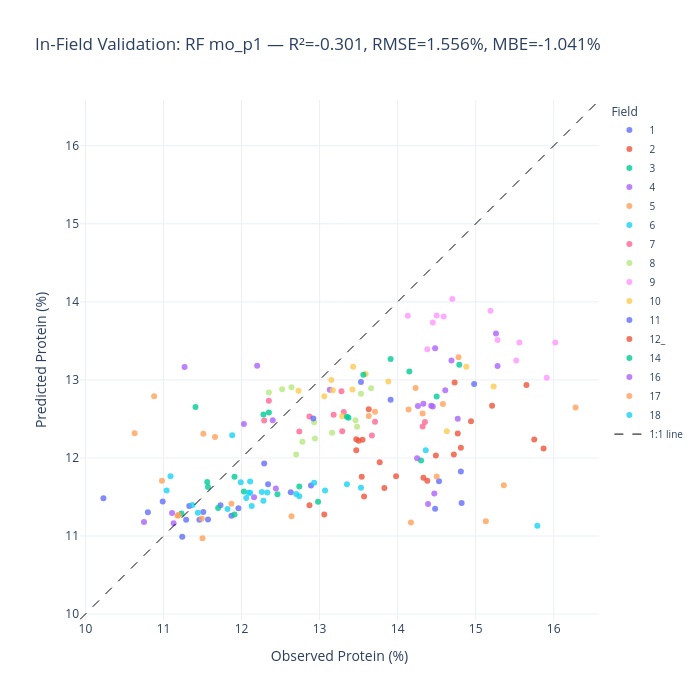

Notebook source saved alongside this figure:
### Markdown cell above
## 9. Visualizations

### Code cell
plot_df = results_df.copy()
plot_df['field_key'] = plot_df['field_key'].astype(str)

fig = px.scatter(
    plot_df,
    x='protein_pct', y='predicted',
    color='field_key',
    hover_data={'sample_key': True, 'protein_pct': ':.2f', 'predicted': ':.2f', 'residual': ':.2f'},
    labels={'protein_pct': 'Observed Protein (%)', 'predicted': 'Predicted Protein (%)', 'field_key': 'Field'},
    title=f'In-Field Validation: RF mo_p1 — R²={r2:.3f}, RMSE={rmse:.3f}%, MBE={mbe:.3f}%',
    template='plotly_white',
    opacity=0.8
)

# 1:1 line
all_vals = list(plot_df['protein_pct']) + list(plot_df['predicted'])
lim_min, lim_max = min(all_vals) - 0.3, max(all_vals) + 0.3
fig.add_trace(go.Scatter(
    x=[lim_min, lim_max], y=[lim_min, lim_max],
    mode='lines', line=dict(color='black', dash='dash', width=1),
    name='1:1 line', showlegend=True
))

fig.update_layout(
    xaxis=dict(range=[lim_min, lim_max], scaleanchor='y', scaleratio=1),
    yaxis=dict(range=[lim_min, lim_max]),
    width=700, height=700,
    legend=dict(title='Field', font=dict(size=10))
)
fig.show()

### Figure 1 — Plotly figure (JSON) as saved in the notebook; plotly's stock layout.template omitted (floating-point values rounded to 4 significant figures)
{"data": [{"customdata": [["1_1", -0.2504], ["1_2", -0.3571], ["1_3", -0.08315], ["1_4", -0.61], ["1_5", -0.2037], ["1_6", 1.254], ["1_7", 0.503], ["1_8", -0.3369], ["1_9", 0.05275], ["1_10", -0.6034], ["1_11", -0.2485], ["1_12", 0.4523]], "hovertemplate": "Field=1<br>Observed Protein (%)=%{x:.2f}<br>Predicted Protein (%)=%{y:.2f}<br>sample_key=%{customdata[0]}<br>residual=%{customdata[1]:.2f}<extra></extra>", "legendgroup": "1", "marker": {"color": "#636efa", "opacity": 0.8, "symbol": "circle"}, "mode": "markers", "name": "1", "orientation": "v", "showlegend": true, "type": "scatter", "x": [11.46, 11.57, 11.29, 11.87, 11.51, 10.23, 10.8, 11.73, 11.33, 11.96, 11.24, 10.99], "xaxis": "x", "y": [11.21, 11.21, 11.21, 11.26, 11.31, 11.48, 11.3, 11.39, 11.38, 11.36, 10.99, 11.44], "yaxis": "y"}, {"customdata": [["2_1", -2.715], ["2_2", -1.763], ["2_3", -3.513], ["2_4", -2.54], ["2_5", -2.47], ["2_6", -1.784], ["2_7", -2.458], ["2_8", -3.749], ["2_9", -1.826], ["2_10", -2.676], ["2_11", -2.673], ["2_12", -1.475]], "hovertemplate": "Field=2<br>Observed Protein (%)=%{x:.2f}<br>Predicted Protein (%)=%{y:.2f}<br>sample_key=%{customdata[0]}<br>residual=%{customdata[1]:.2f}<extra></extra>", "legendgroup": "2", "marker": {"color": "#EF553B", "opacity": 0.8, "symbol": "circle"}, "mode": "markers", "name": "2", "orientation": "v", "showlegend": true, "type": "scatter", "x": [15.65, 14.73, 15.75, 15.21, 14.94, 13.06, 14.77, 15.87, 13.77, 14.72, 14.38, 12.87], "xaxis": "x", "y": [12.93, 12.97, 12.24, 12.67, 12.47, 11.28, 12.31, 12.12, 11.94, 12.04, 11.71, 11.39], "yaxis": "y"}, {"customdata": [["3_1", 0.1333], ["3_2", -0.6335], ["3_3", -1.542], ["3_4", 0.0577], ["3_5", -0.3401], ["3_6", -0.1507], ["3_7", -1.107], ["3_8", 0.2319], ["3_9", -0.9266], ["3_10", 0.05725], ["3_11", -1.597], ["3_12", -0.4604]], "hovertemplate": "Field=3<br>Observed Protein (%)=%{x:.2f}<br>Predicted Protein (%)=%{y:.2f}<br>sample_key=%{customdata[0]}<br>residual=%{customdata[1]:.2f}<extra></extra>", "legendgroup": "3", "marker": {"color": "#00cc96", "opacity": 0.8, "symbol": "circle"}, "mode": "markers", "name": "3", "orientation": "v", "showlegend": true, "type": "scatter", "x": [11.56, 11.91, 12.98, 11.23, 11.7, 11.91, 12.74, 12.35, 12.46, 11.57, 14.79, 12.03], "xaxis": "x", "y": [11.69, 11.28, 11.44, 11.29, 11.36, 11.76, 11.63, 12.58, 11.53, 11.63, 13.19, 11.57], "yaxis": "y"}, {"customdata": [["4_1", -1.074], ["4_2", 0.08427], ["4_3", 0.9807], ["4_4", -0.255], ["4_5", 1.896], ["4_6", -0.6645], ["4_7", 0.406], ["4_8", 0.1848], ["4_9", -0.8326], ["4_10", 0.4297], ["4_11", 0.0331]], "hovertemplate": "Field=4<br>Observed Protein (%)=%{x:.2f}<br>Predicted Protein (%)=%{y:.2f}<br>sample_key=%{customdata[0]}<br>residual=%{customdata[1]:.2f}<extra></extra>", "legendgroup": "4", "marker": {"color": "#ab63fa", "opacity": 0.8, "symbol": "circle"}, "mode": "markers", "name": "4", "orientation": "v", "showlegend": true, "type": "scatter", "x": [14.48, 12.4, 12.2, 13.13, 11.27, 12.16, 12.03, 11.11, 12.44, 10.75, 11.13], "xaxis": "x", "y": [13.41, 12.48, 13.18, 12.87, 13.17, 11.5, 12.44, 11.29, 11.61, 11.18, 11.16], "yaxis": "y"}, {"customdata": [["5_1", -0.4556], ["5_2", 0.7985], ["5_3", 1.685], ["5_4", -1.387], ["5_5", -0.5292], ["5_6", 0.6091], ["5_7", -0.2644], ["5_8", 0.08085], ["5_9", 0.07925], ["5_10", 0.7279], ["5_11", 1.912]], "hovertemplate": "Field=5<br>Observed Protein (%)=%{x:.2f}<br>Predicted Protein (%)=%{y:.2f}<br>sample_key=%{customdata[0]}<br>residual=%{customdata[1]:.2f}<extra></extra>", "legendgroup": "5", "marker": {"color": "#FFA15A", "opacity": 0.8, "symbol": "circle"}, "mode": "markers", "name": "5", "orientation": "v", "showlegend": true, "type": "scatter", "x": [11.87, 11.51, 10.63, 12.64, 11.5, 11.66, 11.49, 11.18, 11.19, 10.98, 10.88], "xaxis": "x", "y": [11.41, 12.31, 12.32, 11.25, 10.97, 12.27, 11.23, 11.26, 11.27, 11.71, 12.79], "yaxis": "y"}, {"customdata": [["6_1", -0.4114], ["6_2", -0.5366], ["6_3", -0.7465], ["6_4", -1.161], ["6_5", 0.6748], ["6_6", 0.5432], ["6_7", -0.5563], ["6_8", -0.1406], ["6_9", 0.0279], ["6_10", -1.486], ["6_11", -4.66], ["6_12", -0.4746]], "hovertemplate": "Field=6<br>Observed Protein (%)=%{x:.2f}<br>Predicted Protein (%)=%{y:.2f}<br>sample_key=%{customdata[0]}<br>residual=%{customdata[1]:.2f}<extra></extra>", "legendgroup": "6", "marker": {"color": "#19d3f3", "opacity": 0.8, "symbol": "circle"}, "mode": "markers", "name": "6", "orientation": "v", "showlegend": true, "type": "scatter", "x": [12.11, 12.09, 12.13, 12.7, 11.09, 11.04, 12.11, 11.44, 11.37, 13.07, 15.79, 11.82], "xaxis": "x", "y": [11.7, 11.55, 11.38, 11.54, 11.76, 11.58, 11.55, 11.3, 11.4, 11.58, 11.13, 11.35], "yaxis": "y"}, {"customdata": [["7_1", -0.6276], ["7_2", -1.248], ["7_3", -0.4247], ["7_4", 0.1895], ["7_5", -0.4002], ["7_6", -0.3402], ["7_7", -1.891], ["7_8", 0.3817], ["7_9", -0.9495], ["7_10", -1.916], ["7_11", -0.7227], ["7_12", -1.384]], "hovertemplate": "Field=7<br>Observed Protein (%)=%{x:.2f}<br>Predicted Protein (%)=%{y:.2f}<br>sample_key=%{customdata[0]}<br>residual=%{customdata[1]:.2f}<extra></extra>", "legendgroup": "7", "marker": {"color": "#FF6692", "opacity": 0.8, "symbol": "circle"}, "mode": "markers", "name": "7", "orientation": "v", "showlegend": true, "type": "scatter", "x": [13.18, 13.71, 13.28, 12.29, 12.74, 12.87, 14.35, 12.35, 13.29, 14.32, 13.31, 13.67], "xaxis": "x", "y": [12.55, 12.46, 12.86, 12.48, 12.34, 12.53, 12.46, 12.73, 12.34, 12.4, 12.59, 12.29], "yaxis": "y"}, {"customdata": [["8_1", -0.7068], ["8_2", -0.7676], ["8_3", -0.9777], ["8_4", -0.4741], ["8_5", -0.5737], ["8_6", -0.836], ["8_7", -1.081], ["8_8", -0.6542], ["8_9", 0.2648], ["8_10", 0.4875], ["8_11", 0.3607], ["8_12", -0.6893]], "hovertemplate": "Field=8<br>Observed Protein (%)=%{x:.2f}<br>Predicted Protein (%)=%{y:.2f}<br>sample_key=%{customdata[0]}<br>residual=%{customdata[1]:.2f}<extra></extra>", "legendgroup": "8", "marker": {"color": "#B6E880", "opacity": 0.8, "symbol": "circle"}, "mode": "markers", "name": "8", "orientation": "v", "showlegend": true, "type": "scatter", "x": [13.53, 13.66, 13.46, 12.93, 12.78, 13.16, 13.48, 12.7, 12.64, 12.35, 12.52, 12.94], "xaxis": "x", "y": [12.82, 12.89, 12.48, 12.46, 12.21, 12.32, 12.4, 12.05, 12.9, 12.84, 12.88, 12.25], "yaxis": "y"}, {"customdata": [["9_1", -0.3078], ["9_2", -0.6738], ["9_3", -0.664], ["9_4", -0.7792], ["9_5", -0.7147], ["9_6", -1.303], ["9_7", -1.769], ["9_8", -2.08], ["9_9", -2.271], ["9_10", -2.542], ["9_11", -0.9861], ["9_12", -2.883]], "hovertemplate": "Field=9<br>Observed Protein (%)=%{x:.2f}<br>Predicted Protein (%)=%{y:.2f}<br>sample_key=%{customdata[0]}<br>residual=%{customdata[1]:.2f}<extra></extra>", "legendgroup": "9", "marker": {"color": "#FF97FF", "opacity": 0.8, "symbol": "circle"}, "mode": "markers", "name": "9", "orientation": "v", "showlegend": true, "type": "scatter", "x": [14.13, 14.5, 14.7, 14.59, 14.45, 15.19, 15.28, 15.56, 15.52, 16.02, 14.38, 15.91], "xaxis": "x", "y": [13.82, 13.83, 14.04, 13.81, 13.74, 13.89, 13.51, 13.48, 13.25, 13.48, 13.39, 13.03], "yaxis": "y"}, {"customdata": [["10_1", -1.71], ["10_2", -0.9001], ["10_3", -2.289], ["10_4", -0.2629], ["10_5", -2.313], ["10_6", -0.515], ["10_7", -0.2684], ["10_8", -0.15], ["10_9", -0.7556], ["10_10", 0.131], ["10_11", -0.3036], ["10_12", -0.5437]], "hovertemplate": "Field=10<br>Observed Protein (%)=%{x:.2f}<br>Predicted Protein (%)=%{y:.2f}<br>sample_key=%{customdata[0]}<br>residual=%{customdata[1]:.2f}<extra></extra>", "legendgroup": "10", "marker": {"color": "#FECB52", "opacity": 0.8, "symbol": "circle"}, "mode": "markers", "name": "10", "orientation": "v", "showlegend": true, "type": "scatter", "x": [14.88, 13.88, 14.63, 13.43, 15.23, 13.59, 13.06, 13.15, 13.29, 12.73, 13.17, 13.42], "xaxis": "x", "y": [13.17, 12.98, 12.34, 13.17, 12.92, 13.07, 12.79, 13.0, 12.53, 12.86, 12.87, 12.88], "yaxis": "y"}, {"customdata": [["11_1", -0.6761], ["11_2", -2.828], ["11_3", -2.984], ["11_4", -1.241], ["11_5", -0.5579], ["11_6", -0.4143], ["11_7", -1.069], ["11_8", -1.165], ["11_9", -0.3618], ["11_10", -2.031], ["11_11", -3.397], ["11_12", -3.131]], "hovertemplate": "Field=11<br>Observed Protein (%)=%{x:.2f}<br>Predicted Protein (%)=%{y:.2f}<br>sample_key=%{customdata[0]}<br>residual=%{customdata[1]:.2f}<extra></extra>", "legendgroup": "11", "marker": {"color": "#636efa", "opacity": 0.8, "symbol": "circle"}, "mode": "markers", "name": "11", "orientation": "v", "showlegend": true, "type": "scatter", "x": [12.34, 14.53, 14.81, 12.89, 13.53, 12.92, 12.63, 13.91, 12.29, 14.98, 14.82, 14.48], "xaxis": "x", "y": [11.66, 11.7, 11.83, 11.65, 12.97, 12.51, 11.56, 12.74, 11.93, 12.95, 11.42, 11.35], "yaxis": "y"}, {"customdata": [["12__1", -1.231], ["12__2", -1.371], ["12__3", -1.317], ["12__4", -1.782], ["12__5", -1.28], ["12__6", -1.005], ["12__7", -2.678], ["12__8", -2.064], ["12__9", -2.215], ["12__10", -2.214], ["12__11", -2.458], ["12__12", -2.584]], "hovertemplate": "Field=12_<br>Observed Protein (%)=%{x:.2f}<br>Predicted Protein (%)=%{y:.2f}<br>sample_key=%{customdata[0]}<br>residual=%{customdata[1]:.2f}<extra></extra>", "legendgroup": "12_", "marker": {"color": "#EF553B", "opacity": 0.8, "symbol": "circle"}, "mode": "markers", "name": "12_", "orientation": "v", "showlegend": true, "type": "scatter", "x": [13.47, 13.47, 13.55, 13.54, 13.5, 13.63, 14.81, 13.57, 13.98, 13.83, 14.49, 14.33], "xaxis": "x", "y": [12.24, 12.1, 12.23, 11.76, 12.22, 12.62, 12.13, 11.51, 11.77, 11.62, 12.03, 11.75], "yaxis": "y"}, {"customdata": [["14_1", -0.8223], ["14_2", -1.712], ["14_3", -0.8539], ["14_4", -0.6423], ["14_5", -1.041], ["14_6", 0.2758], ["14_7", 1.243], ["14_8", -0.495], ["14_9", -2.332]], "hovertemplate": "Field=14<br>Observed Protein (%)=%{x:.2f}<br>Predicted Protein (%)=%{y:.2f}<br>sample_key=%{customdata[0]}<br>residual=%{customdata[1]:.2f}<extra></extra>", "legendgroup": "14", "marker": {"color": "#00cc96", "opacity": 0.8, "symbol": "circle"}, "mode": "markers", "name": "14", "orientation": "v", "showlegend": true, "type": "scatter", "x": [13.35, 14.5, 13.37, 13.91, 14.15, 12.28, 11.41, 13.56, 14.3], "xaxis": "x", "y": [12.53, 12.79, 12.52, 13.27, 13.11, 12.56, 12.65, 13.06, 11.97], "yaxis": "y"}, {"customdata": [["16_1", -1.665], ["16_2", -2.102], ["16_3", -1.763], ["16_4", -1.443], ["16_5", -1.742], ["16_6", -2.925], ["16_7", -2.254], ["16_8", -2.979], ["16_9", -2.268], ["16_10", -1.596], ["16_11", -1.636], ["16_12", -1.791]], "hovertemplate": "Field=16<br>Observed Protein (%)=%{x:.2f}<br>Predicted Protein (%)=%{y:.2f}<br>sample_key=%{customdata[0]}<br>residual=%{customdata[1]:.2f}<extra></extra>", "legendgroup": "16", "marker": {"color": "#ab63fa", "opacity": 0.8, "symbol": "circle"}, "mode": "markers", "name": "16", "orientation": "v", "showlegend": true, "type": "scatter", "x": [15.26, 15.28, 14.43, 14.69, 14.61, 14.47, 14.25, 14.39, 14.77, 14.26, 14.33, 14.45], "xaxis": "x", "y": [13.6, 13.18, 12.67, 13.25, 12.87, 11.54, 12.0, 11.41, 12.5, 12.66, 12.69, 12.66], "yaxis": "y"}, {"customdata": [["17_1", -1.752], ["17_2", -1.117], ["17_3", -1.521], ["17_4", -3.634], ["17_5", -1.092], ["17_6", -3.942], ["17_7", -2.998], ["17_8", -2.738], ["17_9", -1.889], ["17_10", -3.708], ["17_11", -1.49], ["17_12", -1.335]], "hovertemplate": "Field=17<br>Observed Protein (%)=%{x:.2f}<br>Predicted Protein (%)=%{y:.2f}<br>sample_key=%{customdata[0]}<br>residual=%{customdata[1]:.2f}<extra></extra>", "legendgroup": "17", "marker": {"color": "#FFA15A", "opacity": 0.8, "symbol": "circle"}, "mode": "markers", "name": "17", "orientation": "v", "showlegend": true, "type": "scatter", "x": [14.32, 13.71, 14.14, 16.28, 13.63, 15.13, 14.17, 14.5, 14.58, 15.36, 14.78, 14.23], "xaxis": "x", "y": [12.57, 12.59, 12.62, 12.65, 12.54, 11.19, 11.17, 11.76, 12.69, 11.65, 13.29, 12.9], "yaxis": "y"}, {"customdata": [["18_1", 0.4124], ["18_2", -0.7729], ["18_3", -0.8292], ["18_4", -2.261], ["18_5", -1.249], ["18_6", -0.5729], ["18_7", -1.912], ["18_8", -0.3005], ["18_9", -0.6962], ["18_10", -1.686], ["18_11", -1.231]], "hovertemplate": "Field=18<br>Observed Protein (%)=%{x:.2f}<br>Predicted Protein (%)=%{y:.2f}<br>sample_key=%{customdata[0]}<br>residual=%{customdata[1]:.2f}<extra></extra>", "legendgroup": "18", "marker": {"color": "#19d3f3", "opacity": 0.8, "symbol": "circle"}, "mode": "markers", "name": "18", "orientation": "v", "showlegend": true, "type": "scatter", "x": [11.88, 12.33, 12.28, 14.36, 12.93, 12.06, 13.53, 11.99, 12.26, 13.35, 12.74], "xaxis": "x", "y": [12.29, 11.56, 11.45, 12.1, 11.68, 11.49, 11.62, 11.69, 11.56, 11.66, 11.51], "yaxis": "y"}, {"line": {"color": "black", "dash": "dash", "width": 1}, "mode": "lines", "name": "1:1 line", "showlegend": true, "type": "scatter", "x": [9.93, 16.58], "y": [9.93, 16.58]}], "layout": {"height": 700, "legend": {"font": {"size": 10}, "title": {"text": "Field"}, "tracegroupgap": 0}, "title": {"text": "In-Field Validation: RF mo_p1 — R²=-0.301, RMSE=1.556%, MBE=-1.041%"}, "width": 700, "xaxis": {"anchor": "y", "domain": [0, 1], "range": [9.93, 16.58], "scaleanchor": "y", "scaleratio": 1, "title": {"text": "Observed Protein (%)"}}, "yaxis": {"anchor": "x", "domain": [0, 1], "range": [9.93, 16.58], "title": {"text": "Predicted Protein (%)"}}}}
